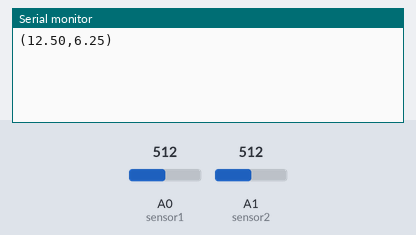
Bench run of a sketch on a simulated Arduino Uno, built with avr-gcc and run on an emulated ATmega328P. Parts: the last lines printed to the serial monitor. The inputs (shaded band) are chosen by the test bench; at power-on: A0 (sensor1) = 512, A1 (sensor2) = 512. Random numbers use the default seed unless the sketch sets one.

Above: at 2.8 s.
2.9 s: A0 (sensor1) set to 716
At 3.5 s:
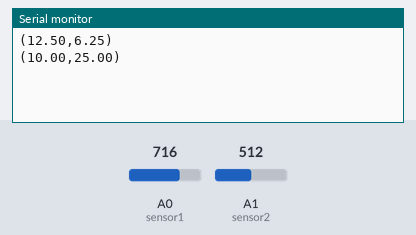
4.4 s: A1 (sensor2) set to 716
At 5.7 s:
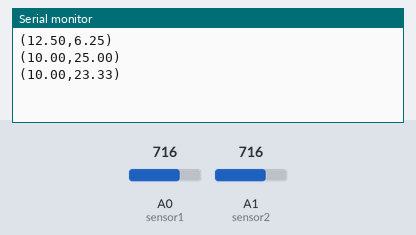
5.9 s: A0 (sensor1) set to 900
At 7.3 s:
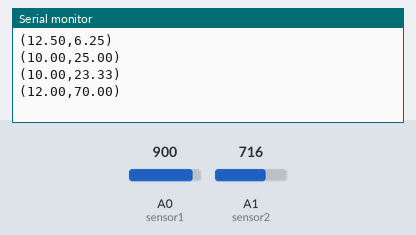
7.4 s: A1 (sensor2) set to 900
At 9.4 s:
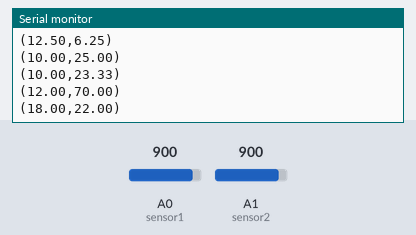
Timing chart, 0 to 9.9 s (numbered marks = the images above; inputs shaded):
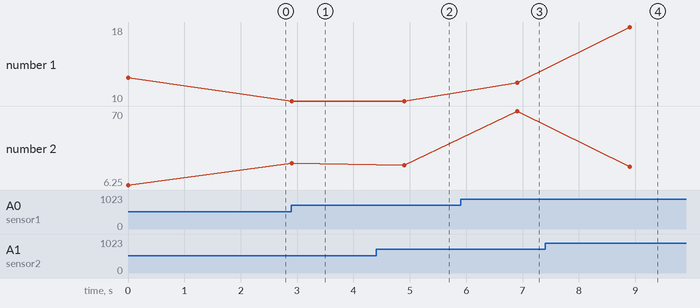

Measured:
- after the input at 2.9 s, the serial monitor: prints a new line at once (image 1)
- after the input at 4.4 s, the serial monitor: prints a new line after 0.50 s (image 2)
- after the input at 5.9 s, the serial monitor: prints a new line after 1.0 s (image 3)
- after the input at 7.4 s, the serial monitor: prints a new line after 1.5 s (image 4)
- plotted number 1: 12.5 → 10 after the input at 2.9 s, 10 → 12 after the input at 5.9 s, 12 → 18 after the input at 7.4 s
- plotted number 2: 6.25 → 25 after the input at 2.9 s, 25 → 23.33 after the input at 4.4 s, 23.33 → 70 after the input at 5.9 s, 70 → 22 after the input at 7.4 s

The sketch:

sensor_agua.ino
```cpp
const int sensor1 = A0;
const int sensor2 = A1;

float valorSens1;
float valorSens1_old = 0;
float valorSens2;
float valorSens2_old = 0;
float randNumber;

void setup() {
  pinMode(sensor1, INPUT);
  pinMode(sensor2, INPUT);
  Serial.begin(9600);
}

void loop() {
  ReadSensors();
}

void ReadSensors() {
  valorSens1 = analogRead(sensor1);
  valorSens2 = analogRead(sensor2);
  if (checkVariation())  {
    valorSens1_old = valorSens1;
    valorSens2_old = valorSens2;
    Serial.println("("+String(ValorSens1_Temp())+","+String(ValorSens2_Umid())+")");
    delay(2000);
  }
}

bool checkVariation() {
  if ((valorSens1) > (valorSens1_old + 5) || (valorSens1) < (valorSens1_old - 5) ||
      (valorSens2) > (valorSens2_old + 5) || (valorSens2) < (valorSens2_old - 5 )) {
    return (true);
  }
  else {
    return (false);
  }
}

float ValorSens1_Temp() {
  randNumber=random(1,4);
  return ((map(valorSens1, 0, 1023, 10, 40))/randNumber);
}

float ValorSens2_Umid() {
  randNumber=random(1,9);
  return ((map(valorSens2, 0, 1023, 1, 100))/randNumber);
}
```
